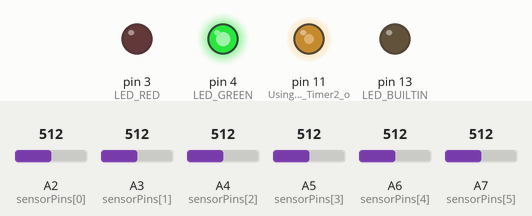
Simulated run of this sketch. Board: Arduino Uno, built with avr-gcc and run on an emulated ATmega328P. Parts: output pins drawn as LEDs (lit = HIGH). The inputs (shaded band) are chosen by the test bench; at power-on: A2 (sensorPins[0]) = 512, A3 (sensorPins[1]) = 512, A4 (sensorPins[2]) = 512, A5 (sensorPins[3]) = 512, A6 (sensorPins[4]) = 512, A7 (sensorPins[5]) = 512. What the sketch prints to the serial monitor is not drawn.

Above: at 0.39 s.
Timing chart, 0 to 2.1 s (numbered marks = the images above):
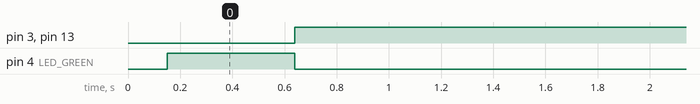

The sketch:

indysketch.ino
```cpp
#include <SoftwareSerial.h>

// These constants won't change. They're used to give names to the pins used:
const int sensorPins[6] = {A2,A3,A4,A5,A6,A7};

int sensorThresholds[6] = {300, 300, 300, 300, 300, 350};
int sensorNorms[6] = {0,1,1,1,1,1};
int sensorValues[6] = {0};
int sensorAlarms[6] = {0,0,0,0,0,0};

int sensorAlarmFlags[6] = {0,0,0,0,0,0};

char tempbeacon[20];

int laserPresent;

int alarmTriggered = 0;

int LED_RED = 3;
int LED_GREEN = 4;

const byte rxPin = 2;
const byte txPin = 5;

// Set up a new SoftwareSerial object
SoftwareSerial breakSerial (rxPin, txPin);

void setup() {
  // initialize serial communications at 9600 bps:
  Serial.begin(9600);

  pinMode(11, OUTPUT); // Using Pin 11 for Timer2 on Arduino Uno

  TCCR2A = 0; // Clear Timer2 Control Register A
  TCCR2A |= (1 << WGM21); // Set to CTC Mode
  TCCR2A |= (1 << COM2A0); // Toggle OC2A on Compare Match

  TCCR2B = 0; // Clear Timer2 Control Register B
  TCCR2B |= (1 << CS20); // Set prescaler to 1 (No prescaling)

  // Calculate OCR2A for approximately 59 kHz
  OCR2A = (16000000 / (2 * 1 * 59000)) - 1;

  pinMode(LED_BUILTIN, OUTPUT);
  pinMode(LED_RED, OUTPUT);
  pinMode(LED_GREEN, OUTPUT);

  breakSerial.begin(600);
}

uint8_t chksum(char * data, unsigned char len){
  uint8_t sum = 0;

  while(len){
    sum ^= *data++;
    len--;
  }

  return sum;
}

void loop() {
  // read the analog in value:
  for(int i = 0; i < 6; i++){
    sensorValues[i] = analogRead(sensorPins[i]);
    _delay_ms(25);

    //low value means laser is present, as the resistance is low
    //so voltage was pulled down
    if (sensorValues[i] < sensorThresholds[i]) {
      laserPresent = 1;
    } else {
      laserPresent = 0;
    }

    // Increment the alarm count, maxing out at 1000
    // if laser is not matching expected value
    if (sensorNorms[i] != laserPresent) {
          sensorAlarms[i] += 1;
          if (sensorAlarms[i] > 1000){
            sensorAlarms[i] == 1000;
          }
    } else {
      //Reset alarm count on single normal cycle...
      sensorAlarms[i] = 0;
    }

    //FOR DEBUG PRINT THIS
    //Serial.print("sensor ");
    //Serial.print(i);
    //Serial.print("\t = ");
    //Serial.println(sensorValues[i]);
  }

  //Check if ANY sensor sees 4 wrong readings in a row.
  //if so set a alarmTriggered flag
  for(int i = 0; i < 6; i++){
    if (sensorAlarms[i] > 3){
      alarmTriggered = 10;
      sensorAlarmFlags[i] = 1;
    } else {
      sensorAlarmFlags[i] = 0;
    }
  }

  // Check alarmTriggered flag. Keep doing stuff until we've alarmed
  // for that many cycles.
  if (alarmTriggered){
    alarmTriggered--;
    //Red LEDs on
    digitalWrite(LED_BUILTIN, 1);
    digitalWrite(LED_RED, 1);
    digitalWrite(LED_GREEN, 0);
    Serial.print("I:0\n");
  } else {
    //Green LEDs on
    digitalWrite(LED_BUILTIN, 0);
    digitalWrite(LED_RED, 0);
    digitalWrite(LED_GREEN, 1);
    Serial.print("I:1\n");
  }

  if (alarmTriggered){
    sprintf(tempbeacon, "IND %d%d%d%d%d%d AL ", sensorAlarmFlags[0], sensorAlarmFlags[1], sensorAlarmFlags[2],
                                                sensorAlarmFlags[3], sensorAlarmFlags[4], sensorAlarmFlags[5]);
  } else {
    sprintf(tempbeacon, "IND %d%d%d%d%d%d OK ", sensorAlarmFlags[0], sensorAlarmFlags[1], sensorAlarmFlags[2],
                                                sensorAlarmFlags[3], sensorAlarmFlags[4], sensorAlarmFlags[5]);
  }
  breakSerial.write(tempbeacon);
  sprintf(tempbeacon, "%02x\n", chksum(tempbeacon, 13));
  breakSerial.write(tempbeacon);

  // wait 10ms - due to serial being so slow this is actually longer!
  _delay_ms(10);
}
```

Measured:
- by itself, pin 3 (LED_RED), pin 13 (LED_BUILTIN): LOW → HIGH at 0.64 s
- by itself, pin 4 (LED_GREEN): LOW → HIGH at 0.15 s, → LOW 0.49 s later
